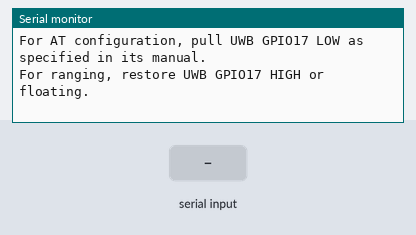
Recording of a sketch running on a simulated ESP32-C3. Parts: the last lines printed to the serial monitor. The test bench sets the inputs (shaded band).

Above: at 1.2 s.
1.3 s: "1\n" received over Serial
At 1.8 s:
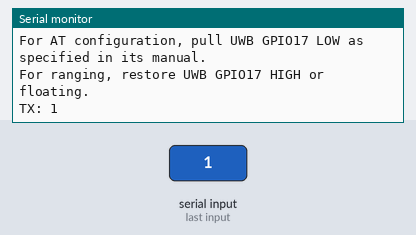
2.8 s: "1\n" received over the second serial link
At 4.0 s:
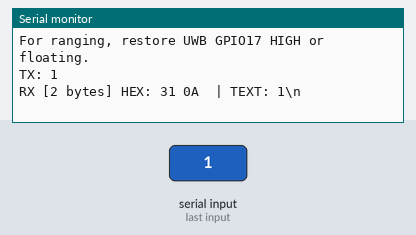
4.3 s: "0\n" received over Serial
At 5.3 s:
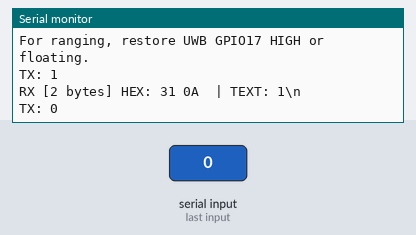
5.8 s: "0\n" received over the second serial link
At 6.6 s:
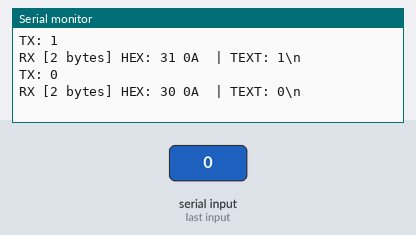

The sketch:

UWB_C3_Serial_Bridge.ino
```cpp
#include <Arduino.h>
#include <HardwareSerial.h>

// UWB TX -> ESP32-C3 GPIO1 (RX)
// UWB RX -> ESP32-C3 GPIO0 (TX)
// Connect both boards' GND. Use compatible 3.3 V UART logic.
constexpr int UWB_RX_PIN = 1;
constexpr int UWB_TX_PIN = 0;
// Match the UWB module's current setting. Factory default in V1.2: 921600.
constexpr uint32_t UWB_BAUD = 921600;

HardwareSerial UWB(1);
uint8_t received[64];
size_t receivedLength = 0;
uint32_t lastByteMs = 0;
char command[128];
size_t commandLength = 0;
bool commandOverflow = false;

// These are receive chunks, not necessarily complete UWB protocol frames.
void showReceived() {
  if (receivedLength == 0) return;
  Serial.printf("RX [%u bytes] HEX: ", (unsigned)receivedLength);
  for (size_t i = 0; i < receivedLength; ++i) {
    Serial.printf("%02X ", received[i]);
  }
  Serial.print(" | TEXT: ");
  for (size_t i = 0; i < receivedLength; ++i) {
    const uint8_t c = received[i];
    if (c == '\r') Serial.print("\\r");
    else if (c == '\n') Serial.print("\\n");
    else if (c >= 32 && c <= 126) Serial.write(c);
    else Serial.print('.');
  }
  Serial.println();
  receivedLength = 0;
}

void readConsole() {
  while (Serial.available()) {
    const char c = (char)Serial.read();
    if (c == '\r' || c == '\n') {
      if (commandOverflow) {
        Serial.println("Command too long; discarded.");
      } else if (commandLength > 0) {
        showReceived();
        command[commandLength] = '\0';
        UWB.write((const uint8_t *)command, commandLength);
        UWB.print("\r\n");  // Always append the module's required CRLF.
        Serial.print("TX: ");
        Serial.println(command);
      }
      commandLength = 0;
      commandOverflow = false;
    } else if (!commandOverflow) {
      if (commandLength < sizeof(command) - 1) {
        command[commandLength++] = c;
      } else {
        commandOverflow = true;
      }
    }
  }
}

void setup() {
  Serial.begin(921600);
  const uint32_t startMs = millis();
  while (!Serial && millis() - startMs < 2000) delay(10);

  UWB.setRxBufferSize(2048);  // Set before begin().
  UWB.begin(UWB_BAUD, SERIAL_8N1, UWB_RX_PIN, UWB_TX_PIN);
  Serial.println("ESP32-C3 UWB serial bridge ready.");
  Serial.printf("UWB: RX GPIO%d, TX GPIO%d, %lu baud, 8N1\n",
                UWB_RX_PIN, UWB_TX_PIN, (unsigned long)UWB_BAUD);
  Serial.println("Type an AT command and press Send with a line ending enabled.");
  Serial.println("For AT configuration, pull UWB GPIO17 LOW as specified in its manual.");
  Serial.println("For ranging, restore UWB GPIO17 HIGH or floating.");
}

void loop() {
  // Read raw bytes: ranging data is binary and must not depend on newlines.
  while (UWB.available()) {
    received[receivedLength++] = (uint8_t)UWB.read();
    lastByteMs = millis();
    if (receivedLength == sizeof(received)) showReceived();
  }
  if (receivedLength > 0 && millis() - lastByteMs >= 3) showReceived();
  readConsole();
}
```

Measured:
- after the input at 1.3 s, the serial monitor: prints a new line at once (image 1)
- after the input at 2.8 s, the serial monitor: prints a new line at once (image 2)
- after the input at 4.3 s, the serial monitor: prints a new line at once (image 3)
- after the input at 5.8 s, the serial monitor: prints a new line at once (image 4)
